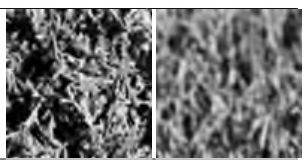
#> input picture pz2/images/textures_var10.png, 304 x 160 px
$ python make_report.py
#> lines starting #> are read from the running program, lines starting #| are printed output that depends on the picture
### pz1/training_matrix.py
"""ПЗ-1. Формирование входной обучающей матрицы Y[1..m, 1..N, 1..n].

Вариант 10: два изображения-текстуры (классы распознавания X1, X2).
"""
import numpy as np
from PIL import Image

M = 2      # m - количество классов
N = 100    # N - количество признаков распознавания
n = 100    # n - количество реализаций


def split_textures(path):
    """Вырезает из общей картинки две текстуры (левая - класс 1, правая - класс 2)."""
#> called with path = 'images/textures_var10.png'
    im = Image.open(path).convert("L")
    # границы подобраны по однородным (белым) полосам исходного файла
    left = im.crop((0, 8, 152, 160))
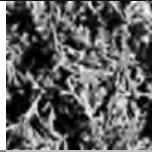
#> left: PIL image 152x152 L; min 0, max 255, mean 99.9
    right = im.crop((156, 8, 302, 160))
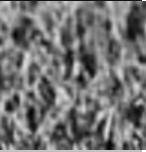
#> right: PIL image 146x152 L; min 3, max 255, mean 114.8
    return [left, right]


def brightness(img, size=(N, n)):
    """Яркость пикселя (R+G+B)/3 -> матрица size[1] x size[0] (целые 0..255).
    Изображение центрально обрезается до N x n пикселей."""
    a = np.asarray(img.convert("RGB"), dtype=np.int32)
    h, w = a.shape[:2]
    top, lft = (h - size[1]) // 2, (w - size[0]) // 2
    a = a[top:top + size[1], lft:lft + size[0]]
    return (a[..., 0] + a[..., 1] + a[..., 2]) // 3


def build_Y(images):
    """Y[k, i, j] - значение i-го признака (столбец изображения) в j-й реализации (строка)."""
    Y = np.zeros((len(images), N, n), dtype=np.int32)
    for k, img in enumerate(images):
        b = brightness(img)          # b[строка j, столбец i]
        Y[k] = b.T                   # -> [признак i, реализация j]
    return Y


# [4 lines left out: function format_matrix, not called in this run]


# [8 lines that do not run on import are left out]

### pz2/binary_matrix.py
"""ПЗ-2. Бинарная обучающая матрица X[1..m, 1..N, 1..n] (бинарное пространство Хемминга)."""
import numpy as np

DELTA = 50  # поле контрольных допусков (delta = ±50)


def tolerances(Y, delta=DELTA):
    """Система контрольных допусков: NDK[k,i] = mean - delta, VDK[k,i] = mean + delta,
    где mean - среднее i-го признака по n реализациям класса k."""
    mean = Y.mean(axis=2)                 # [m, N]
    return mean - delta, mean + delta


def binarize(Y, ndk, vdk):
    """X[k,i,j] = 1, если NDK[k,i] <= Y[k,i,j] <= VDK[k,i], иначе 0."""
    return ((Y >= ndk[:, :, None]) & (Y <= vdk[:, :, None])).astype(np.int8)


# [4 lines left out: function format_binary, not called in this run]

### pz2/make_report.py
import numpy as np
import matplotlib
matplotlib.use("Agg")
import matplotlib.pyplot as plt
from docx import Document
from docx.shared import Pt, Cm
from docx.enum.text import WD_ALIGN_PARAGRAPH
from training_matrix import split_textures, build_Y, brightness, M, N, n
from binary_matrix import tolerances, binarize, DELTA

imgs = split_textures("images/textures_var10.png")
#> imgs = 2 items
Y = build_Y(imgs)
#> the loop in build_Y, `for k, img in enumerate(images):` made 2 passes
#> (h in brightness, w in brightness, top in brightness, lft in brightness) on passes 1 to 2: (152, 152, 26, 26), (152, 146, 26, 23)
#> pass 1, in brightness, `a = a[top:top + size[1], lft:lft + size[0]]`:
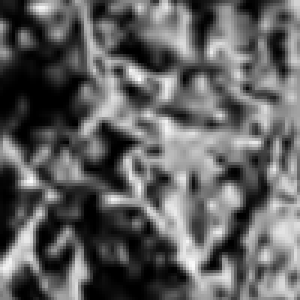
#> a: shape (100, 100, 3) int32 (shown 3 times larger); min 0, max 253, mean 96.2
ndk, vdk = tolerances(Y, DELTA)
X = binarize(Y, ndk, vdk)

# ---------- рисунки ----------
# ---------- рисунки ----------
fig, ax = plt.subplots(2, 2, figsize=(6, 6))
for c in range(M):
    ax[0][c].imshow(brightness(imgs[c]), cmap="gray", vmin=0, vmax=255)
    ax[0][c].set_title(f"Класс {c+1}: яркость"); ax[0][c].axis("off")
    ax[1][c].imshow(X[c].T, cmap="gray", vmin=0, vmax=1)
    ax[1][c].set_title(f"Класс {c+1}: бинарная матрица"); ax[1][c].axis("off")
#> this loop made 2 passes
#> (top in brightness, lft in brightness) on pass 2: (26, 23)
#> pass 2, in brightness (call 4), `a = a[top:top + size[1], lft:lft + size[0]]`:
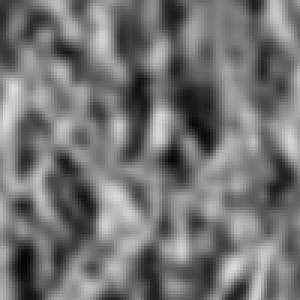
#> a: shape (100, 100, 3) int32 (shown 3 times larger); min 4, max 222, mean 115.6
plt.tight_layout(); plt.savefig("images/binary.png", dpi=150); plt.close()
#> after `plt.tight_layout()`:
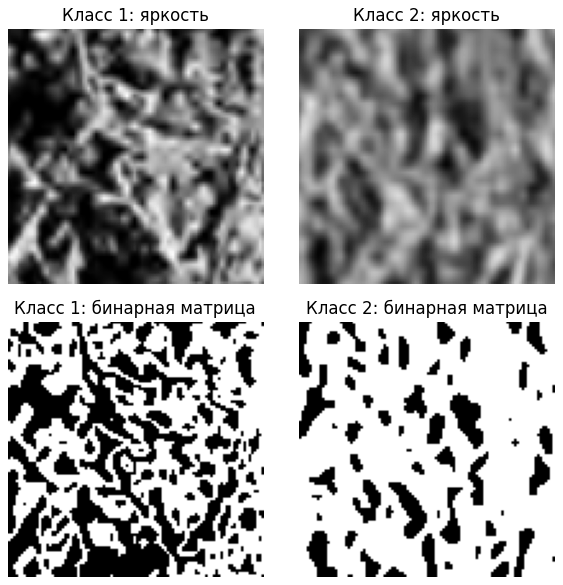
#> figure drawn by matplotlib, 4 panels


# ---------- помощники для docx ----------
def new_doc():
#> (the run stopped early here; a loop or call above may not have finished)
